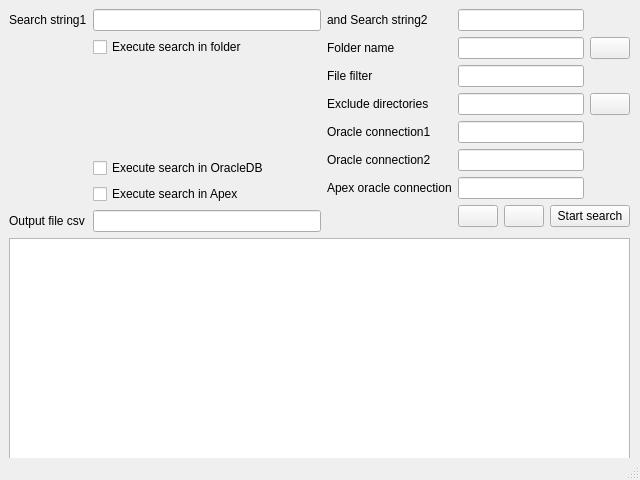
<?xml version="1.0" encoding="UTF-8"?>
<ui version="4.0">
 <class>MainWindow</class>
 <widget class="QMainWindow" name="MainWindow">
  <property name="geometry">
   <rect>
    <x>0</x>
    <y>0</y>
    <width>640</width>
    <height>480</height>
   </rect>
  </property>
  <property name="windowTitle">
   <string>Search string in sources of Oracle Forms/Reports and Oracle Apex</string>
  </property>
  <property name="windowIcon">
   <iconset>
    <normaloff>../icons/MGrep.ico</normaloff>../icons/MGrep.ico</iconset>
  </property>
  <widget class="QWidget" name="centralwidget">
   <widget class="QWidget" name="">
    <property name="geometry">
     <rect>
      <x>9</x>
      <y>9</y>
      <width>621</width>
      <height>451</height>
     </rect>
    </property>
    <layout class="QGridLayout" name="gridLayout_3">
     <property name="sizeConstraint">
      <enum>QLayout::SetMaximumSize</enum>
     </property>
     <item row="0" column="0">
      <layout class="QGridLayout" name="gridLayout">
       <property name="sizeConstraint">
        <enum>QLayout::SetMaximumSize</enum>
       </property>
       <item row="2" column="1">
        <widget class="QCheckBox" name="c_flsearch">
         <property name="text">
          <string>Execute search in folder</string>
         </property>
        </widget>
       </item>
       <item row="8" column="1">
        <widget class="QLineEdit" name="e_outputfile"/>
       </item>
       <item row="7" column="1">
        <widget class="QCheckBox" name="c_apexsearch">
         <property name="text">
          <string>Execute search in Apex</string>
         </property>
        </widget>
       </item>
       <item row="8" column="0">
        <widget class="QLabel" name="l_outputfile">
         <property name="text">
          <string>Output file csv</string>
         </property>
         <property name="buddy">
          <cstring>e_outputfile</cstring>
         </property>
        </widget>
       </item>
       <item row="0" column="0">
        <widget class="QLabel" name="l_stringa1">
         <property name="text">
          <string>Search string1</string>
         </property>
         <property name="buddy">
          <cstring>e_stringa1</cstring>
         </property>
        </widget>
       </item>
       <item row="0" column="1">
        <widget class="QLineEdit" name="e_stringa1"/>
       </item>
       <item row="3" column="1">
        <spacer name="verticalSpacer">
         <property name="orientation">
          <enum>Qt::Vertical</enum>
         </property>
         <property name="sizeHint" stdset="0">
          <size>
           <width>20</width>
           <height>40</height>
          </size>
         </property>
        </spacer>
       </item>
       <item row="4" column="1">
        <widget class="QCheckBox" name="c_dbsearch">
         <property name="text">
          <string>Execute search in OracleDB</string>
         </property>
        </widget>
       </item>
      </layout>
     </item>
     <item row="0" column="1">
      <layout class="QGridLayout" name="gridLayout_2">
       <item row="0" column="0">
        <widget class="QLabel" name="l_stringa2">
         <property name="text">
          <string>and Search string2</string>
         </property>
         <property name="buddy">
          <cstring>e_stringa2</cstring>
         </property>
        </widget>
       </item>
       <item row="0" column="1" colspan="3">
        <widget class="QLineEdit" name="e_stringa2"/>
       </item>
       <item row="1" column="0">
        <widget class="QLabel" name="l_pathname">
         <property name="text">
          <string>Folder name</string>
         </property>
         <property name="buddy">
          <cstring>e_pathname</cstring>
         </property>
        </widget>
       </item>
       <item row="1" column="1" colspan="3">
        <widget class="QLineEdit" name="e_pathname"/>
       </item>
       <item row="1" column="4">
        <widget class="QPushButton" name="b_pathname">
         <property name="text">
          <string/>
         </property>
         <property name="icon">
          <iconset>
           <normaloff>../icons/folder.gif</normaloff>../icons/folder.gif</iconset>
         </property>
        </widget>
       </item>
       <item row="2" column="0">
        <widget class="QLabel" name="l_filter">
         <property name="text">
          <string>File filter</string>
         </property>
         <property name="buddy">
          <cstring>e_filter</cstring>
         </property>
        </widget>
       </item>
       <item row="2" column="1" colspan="3">
        <widget class="QLineEdit" name="e_filter"/>
       </item>
       <item row="3" column="0">
        <widget class="QLabel" name="l_excludepath">
         <property name="text">
          <string>Exclude directories</string>
         </property>
         <property name="buddy">
          <cstring>e_excludepath</cstring>
         </property>
        </widget>
       </item>
       <item row="3" column="1" colspan="3">
        <widget class="QLineEdit" name="e_excludepath"/>
       </item>
       <item row="3" column="4">
        <widget class="QPushButton" name="b_excludepath">
         <property name="text">
          <string/>
         </property>
         <property name="icon">
          <iconset>
           <normaloff>../icons/folder.gif</normaloff>../icons/folder.gif</iconset>
         </property>
        </widget>
       </item>
       <item row="4" column="0">
        <widget class="QLabel" name="l_dboracle1">
         <property name="text">
          <string>Oracle connection1</string>
         </property>
         <property name="buddy">
          <cstring>e_dboracle1</cstring>
         </property>
        </widget>
       </item>
       <item row="4" column="1" colspan="3">
        <widget class="QLineEdit" name="e_dboracle1"/>
       </item>
       <item row="5" column="0">
        <widget class="QLabel" name="l_dboracle2">
         <property name="text">
          <string>Oracle connection2</string>
         </property>
         <property name="buddy">
          <cstring>e_dboracle2</cstring>
         </property>
        </widget>
       </item>
       <item row="5" column="1" colspan="3">
        <widget class="QLineEdit" name="e_dboracle2"/>
       </item>
       <item row="6" column="0">
        <widget class="QLabel" name="l_dbapex">
         <property name="text">
          <string>Apex oracle connection</string>
         </property>
         <property name="buddy">
          <cstring>e_dbapex</cstring>
         </property>
        </widget>
       </item>
       <item row="6" column="1" colspan="3">
        <widget class="QLineEdit" name="e_dbapex"/>
       </item>
       <item row="7" column="1">
        <widget class="QPushButton" name="b_save_pref">
         <property name="toolTip">
          <string>&lt;html&gt;&lt;head/&gt;&lt;body&gt;&lt;p&gt;Save the search data in order to be retrieved at the next start of SmiGrep&lt;/p&gt;&lt;/body&gt;&lt;/html&gt;</string>
         </property>
         <property name="text">
          <string/>
         </property>
         <property name="icon">
          <iconset>
           <normaloff>../icons/disk.gif</normaloff>../icons/disk.gif</iconset>
         </property>
        </widget>
       </item>
       <item row="7" column="2">
        <widget class="QPushButton" name="b_add_line">
         <property name="toolTip">
          <string>&lt;html&gt;&lt;head/&gt;&lt;body&gt;&lt;p&gt;Add the selected line to 'My favorites files&lt;/p&gt;&lt;/body&gt;&lt;/html&gt;</string>
         </property>
         <property name="text">
          <string/>
         </property>
         <property name="icon">
          <iconset>
           <normaloff>../icons/add.gif</normaloff>../icons/add.gif</iconset>
         </property>
        </widget>
       </item>
       <item row="7" column="3" colspan="2">
        <widget class="QPushButton" name="b_search">
         <property name="toolTip">
          <string/>
         </property>
         <property name="statusTip">
          <string/>
         </property>
         <property name="whatsThis">
          <string/>
         </property>
         <property name="text">
          <string>Start search</string>
         </property>
         <property name="icon">
          <iconset>
           <normaloff>../icons/go.gif</normaloff>../icons/go.gif</iconset>
         </property>
        </widget>
       </item>
      </layout>
     </item>
     <item row="1" column="0" colspan="2">
      <widget class="QListView" name="o_lst1"/>
     </item>
    </layout>
   </widget>
  </widget>
  <widget class="QStatusBar" name="statusbar"/>
 </widget>
 <tabstops>
  <tabstop>e_stringa2</tabstop>
  <tabstop>c_flsearch</tabstop>
  <tabstop>e_pathname</tabstop>
  <tabstop>b_pathname</tabstop>
  <tabstop>e_filter</tabstop>
  <tabstop>e_excludepath</tabstop>
  <tabstop>b_excludepath</tabstop>
  <tabstop>e_dboracle1</tabstop>
  <tabstop>e_dboracle2</tabstop>
  <tabstop>c_apexsearch</tabstop>
  <tabstop>e_dbapex</tabstop>
  <tabstop>e_outputfile</tabstop>
  <tabstop>b_save_pref</tabstop>
  <tabstop>b_add_line</tabstop>
  <tabstop>b_search</tabstop>
 </tabstops>
 <resources/>
 <connections>
  <connection>
   <sender>o_lst1</sender>
   <signal>doubleClicked(QModelIndex)</signal>
   <receiver>MainWindow</receiver>
   <slot>o_lst1_slot()</slot>
   <hints>
    <hint type="sourcelabel">
     <x>458</x>
     <y>410</y>
    </hint>
    <hint type="destinationlabel">
     <x>504</x>
     <y>456</y>
    </hint>
   </hints>
  </connection>
  <connection>
   <sender>b_save_pref</sender>
   <signal>clicked()</signal>
   <receiver>MainWindow</receiver>
   <slot>b_save_slot()</slot>
   <hints>
    <hint type="sourcelabel">
     <x>490</x>
     <y>222</y>
    </hint>
    <hint type="destinationlabel">
     <x>399</x>
     <y>210</y>
    </hint>
   </hints>
  </connection>
  <connection>
   <sender>b_add_line</sender>
   <signal>clicked()</signal>
   <receiver>MainWindow</receiver>
   <slot>b_add_line_slot()</slot>
   <hints>
    <hint type="sourcelabel">
     <x>537</x>
     <y>222</y>
    </hint>
    <hint type="destinationlabel">
     <x>415</x>
     <y>202</y>
    </hint>
   </hints>
  </connection>
  <connection>
   <sender>b_pathname</sender>
   <signal>clicked()</signal>
   <receiver>MainWindow</receiver>
   <slot>b_pathname_slot()</slot>
   <hints>
    <hint type="sourcelabel">
     <x>617</x>
     <y>52</y>
    </hint>
    <hint type="destinationlabel">
     <x>618</x>
     <y>59</y>
    </hint>
   </hints>
  </connection>
  <connection>
   <sender>b_excludepath</sender>
   <signal>clicked()</signal>
   <receiver>MainWindow</receiver>
   <slot>b_excludepath_slot()</slot>
   <hints>
    <hint type="sourcelabel">
     <x>611</x>
     <y>104</y>
    </hint>
    <hint type="destinationlabel">
     <x>613</x>
     <y>128</y>
    </hint>
   </hints>
  </connection>
  <connection>
   <sender>b_search</sender>
   <signal>clicked()</signal>
   <receiver>MainWindow</receiver>
   <slot>b_search_slot()</slot>
   <hints>
    <hint type="sourcelabel">
     <x>630</x>
     <y>222</y>
    </hint>
    <hint type="destinationlabel">
     <x>621</x>
     <y>211</y>
    </hint>
   </hints>
  </connection>
 </connections>
 <slots>
  <slot>b_pathname_slot()</slot>
  <slot>b_save_slot()</slot>
  <slot>b_excludepath_slot()</slot>
  <slot>b_search_slot()</slot>
  <slot>b_add_line_slot()</slot>
  <slot>o_lst1_slot()</slot>
 </slots>
</ui>
